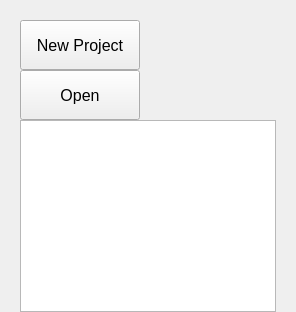
               <widget class="QWidget" name="Projects">
                <layout class="QHBoxLayout" name="horizontalLayout_2">
                 <property name="spacing">
                  <number>0</number>
                 </property>
                 <property name="leftMargin">
                  <number>0</number>
                 </property>
                 <property name="topMargin">
                  <number>0</number>
                 </property>
                 <property name="rightMargin">
                  <number>0</number>
                 </property>
                 <property name="bottomMargin">
                  <number>0</number>
                 </property>
                 <item>
                  <layout class="QVBoxLayout" name="project_layout">
                   <property name="leftMargin">
                    <number>20</number>
                   </property>
                   <property name="topMargin">
                    <number>20</number>
                   </property>
                   <property name="rightMargin">
                    <number>20</number>
                   </property>
                   <item>
                    <widget class="QPushButton" name="newproject_button">
                     <property name="minimumSize">
                      <size>
                       <width>120</width>
                       <height>50</height>
                      </size>
                     </property>
                     <property name="maximumSize">
                      <size>
                       <width>0</width>
                       <height>300</height>
                      </size>
                     </property>
                     <property name="font">
                      <font>
                       <pointsize>12</pointsize>
                      </font>
                     </property>
                     <property name="text">
                      <string>New Project</string>
                     </property>
                    </widget>
                   </item>
                   <item>
                    <widget class="QPushButton" name="open_project_button">
                     <property name="minimumSize">
                      <size>
                       <width>120</width>
                       <height>50</height>
                      </size>
                     </property>
                     <property name="maximumSize">
                      <size>
                       <width>0</width>
                       <height>300</height>
                      </size>
                     </property>
                     <property name="font">
                      <font>
                       <pointsize>12</pointsize>
                      </font>
                     </property>
                     <property name="text">
                      <string>Open</string>
                     </property>
                    </widget>
                   </item>
                   <item>
                    <widget class="QTableWidget" name="projects_table">
                     <property name="gridStyle">
                      <enum>Qt::SolidLine</enum>
                     </property>
                     <attribute name="horizontalHeaderCascadingSectionResizes">
                      <bool>false</bool>
                     </attribute>
                    </widget>
                   </item>
                  </layout>
                 </item>
                </layout>
               </widget>
